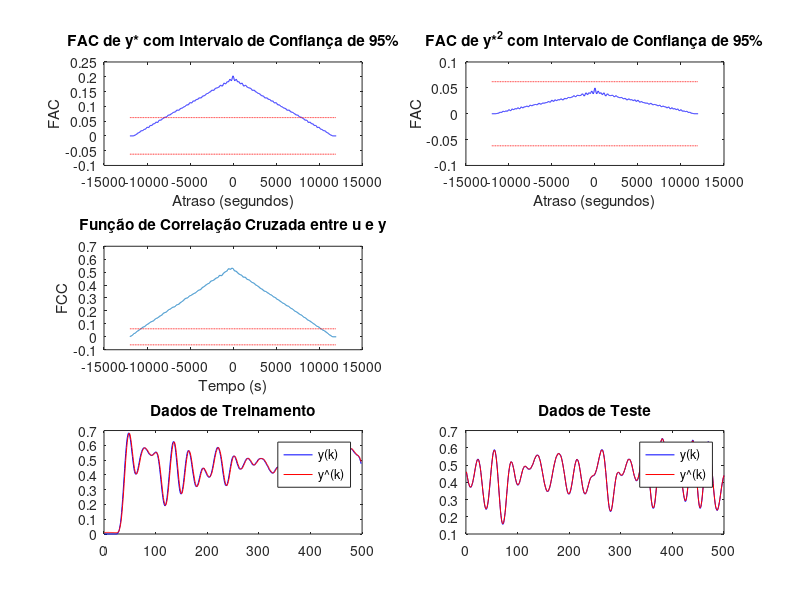

MATLAB code to generate this figure:
% carrega os dados do arquivo
load('data_TRMS.mat');

% calcula as FACs para y* e y*^2
N = length(y); % Número de amostras
FAC_y = xcorr(y, 'biased');
FAC_y2 = xcorr(y.^2, 'biased');

% calcula o intervalo de confiança de 95% para as FACs
conf_interval = 1.96 / sqrt(N); % 1.96 é o valor crítico para 95% de confiança

% determina o tempo de amostragem Ts com base nos primeiros mínimos das FACs
[min_y, tau_y] = min(FAC_y);
[min_y2, tau_y2] = min(FAC_y2);
Ts = tau_y;

% mostra os resultados
disp(['Primeiro mínimo da FAC de y: ' num2str(tau_y)]);
disp(['Primeiro mínimo da FAC de y^2: ' num2str(tau_y2)]);
disp(['Tempo de amostragem Ts escolhido: ' num2str(Ts)]);

% plota as FACs com o intervalo de confiança
t1 = (-N+1:N-1) * Ts;
figure;
subplot(3, 2, 1);
plot(t1, FAC_y, 'b');
hold on;
plot(t1, conf_interval * ones(size(t1)), 'r--');
plot(t1, -conf_interval * ones(size(t1)), 'r--');
title('FAC de y* com Intervalo de Confiança de 95%');
xlabel('Atraso (segundos)');
ylabel('FAC');

subplot(3, 2, 2);
plot(t1, FAC_y2, 'b');
hold on;
plot(t1, conf_interval * ones(size(t1)), 'r--');
plot(t1, -conf_interval * ones(size(t1)), 'r--');
title('FAC de y*^2 com Intervalo de Confiança de 95%');
xlabel('Atraso (segundos)');
ylabel('FAC');



% calcula a FCC entre u e y
FCC_uy = xcorr(u, y, 'biased');

% plota a FCC
t2 = (-N+1:N-1) * Ts;
subplot(3, 2, 3);
plot(t2, FCC_uy);
title('Função de Correlação Cruzada entre u e y');
xlabel('Tempo (s)');
ylabel('FCC');

% calcula o intervalo de confiança de 95%
N = length(u);
conf_interval2 = 1.96 / sqrt(N); % 1.96 é o valor crítico para 95% de confiança
hold on;
plot(t2, conf_interval2 * ones(size(t2)), 'r--');
plot(t2, -conf_interval2 * ones(size(t2)), 'r--');
hold off;



% divide os dados em dados de treinamento e teste
N_treinamento = floor(N / 2);
N_teste = N - N_treinamento;

% dados de treinamento
y_treinamento = y(1:N_treinamento);
u_treinamento = u(1:N_treinamento);

% usa o estimador de mínimos quadrados para encontrar os parâmetros do modelo ARX
M = 2; % ordem do modelo
Y = zeros(N_treinamento - M, M);
for k = 1:N_treinamento - M
    Y(k, :) = [y_treinamento(k + 1), u_treinamento(k + 1)];
end

theta = Y \ y_treinamento(M + 1:N_treinamento);



% calcula os resíduos de estimação
Psi_hat = [zeros(M, 1); y_treinamento(1:N_treinamento - M) - Y * theta];
residuos = y_treinamento(M + 1:N_treinamento) - Psi_hat(M + 1:N_treinamento);

% calcula a variância dos resíduos
variancia_residuos = var(residuos);

% calcula o AIC
n_theta = length(theta); % Número de parâmetros do modelo
AIC = N_treinamento * log(variancia_residuos) + 2 * n_theta;
disp(['AIC calculado: ' num2str(AIC)]);



% dados de teste
y_teste = y(N_treinamento + 1:N);
u_teste = u(N_treinamento + 1:N);

% estima os valores de saída com o modelo ARX
y_estimado_treinamento = zeros(N_treinamento - M, 1);
for k = 1:N_treinamento - M
    y_estimado_treinamento(k) = [y_treinamento(k + 1), u_treinamento(k + 1)] * theta;
end

y_estimado_teste = zeros(N_teste, 1);
for k = 1:N_teste
    y_estimado_teste(k) = [y_teste(k), u_teste(k)] * theta;
end

% plot dos resultados
subplot(3, 2, 5);
plot(y_treinamento(M + 1:N_treinamento), 'b', 'DisplayName', 'y(k)');
hold on;
plot(y_estimado_treinamento, 'r', 'DisplayName', 'y\^(k)');
title('Dados de Treinamento');
legend;

subplot(3, 2, 6);
plot(y_teste, 'b', 'DisplayName', 'y(k)');
hold on;
plot(y_estimado_teste, 'r', 'DisplayName', 'y\^(k)');
title('Dados de Teste');
legend;
